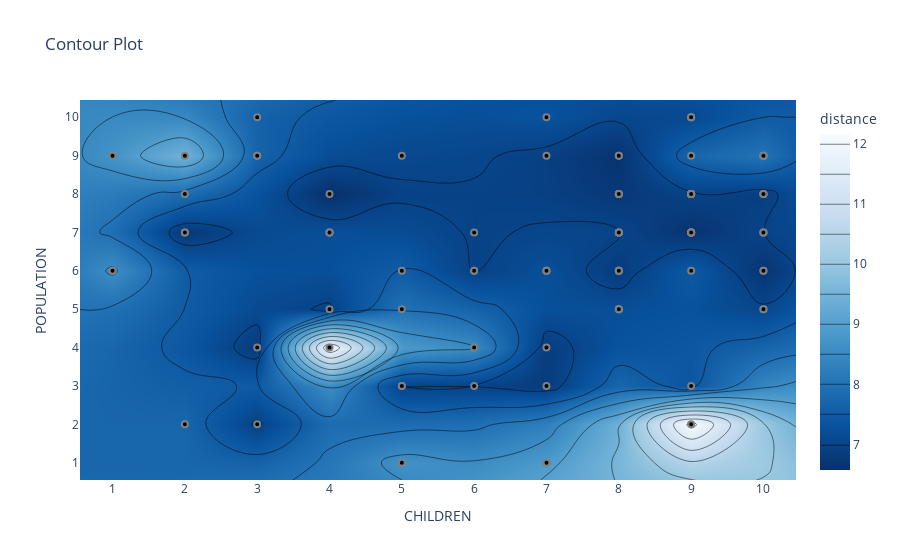

Write notebook code for a chart like this one.
### Code cell
optuna.visualization.plot_contour(study, target_name="distance", params=["POPULATION","CHILDREN"])

### Figure 1 — Plotly figure (JSON) as saved in the notebook; plotly's stock layout.template omitted (floating-point values rounded to 4 significant figures; data arrays with more than 128 entries replaced by an {"elided": "..."} marker saying what was removed)
{"data": [{"colorbar": {"title": {"text": "distance"}}, "colorscale": [[0, "rgb(247,251,255)"], [0.125, "rgb(222,235,247)"], [0.25, "rgb(198,219,239)"], [0.375, "rgb(158,202,225)"], [0.5, "rgb(107,174,214)"], [0.625, "rgb(66,146,198)"], [0.75, "rgb(33,113,181)"], [0.875, "rgb(8,81,156)"], [1, "rgb(8,48,107)"]], "connectgaps": true, "contours": {"coloring": "heatmap"}, "hoverinfo": "none", "line": {"smoothing": 1.3}, "reversescale": true, "type": "contour", "x": [0.55, 1, 2, 3, 4, 5, 6, 7, 8, 9, 10, 10.45], "y": [0.55, 1, 2, 3, 4, 5, 6, 7, 8, 9, 10, 10.45], "z": {"elided": "12x12 float values"}}, {"marker": {"color": "black", "line": {"color": "Grey", "width": 2}}, "mode": "markers", "showlegend": false, "type": "scatter", "x": [5, 5, 2, 9, 7, 6, 10, 7, 9, 10, 3, 5, 4, 7, 1, 6, 4, 8, 8, 8, 4, 6, 6, 8, 5, 7, 3, 3, 3, 1, 5, 2, 2, 2, 2, 3, 4, 1, 9, 9, 10, 9, 9, 9, 9, 10, 8, 10, 7, 9, 8, 10, 9, 10, 9, 10, 8, 10, 8, 7, 8, 9, 6, 9, 8, 5, 9, 7, 8, 10, 9, 9, 9, 10, 8, 9, 5, 10, 8, 8, 7, 4, 9, 8, 8, 6, 9, 9, 8, 7, 10, 9, 9, 9, 10, 9, 10, 9, 9, 4], "y": [1, 3, 2, 6, 1, 6, 5, 9, 10, 8, 4, 3, 7, 4, 6, 3, 5, 7, 8, 7, 4, 7, 6, 8, 5, 3, 9, 10, 9, 9, 1, 7, 7, 8, 9, 2, 7, 6, 8, 10, 8, 8, 9, 8, 8, 6, 8, 7, 1, 2, 8, 9, 10, 9, 8, 7, 9, 8, 6, 6, 5, 7, 4, 7, 5, 6, 7, 6, 7, 5, 3, 8, 8, 9, 7, 7, 9, 8, 6, 6, 6, 7, 8, 6, 5, 4, 7, 8, 9, 10, 6, 8, 8, 8, 9, 7, 7, 7, 8, 8]}], "layout": {"title": {"text": "Contour Plot"}, "xaxis": {"range": [0.55, 10.45], "title": {"text": "CHILDREN"}}, "yaxis": {"range": [0.55, 10.45], "title": {"text": "POPULATION"}}}}
